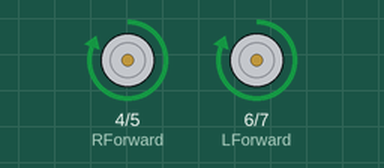
A sketch run on a simulated Arduino Uno, built with avr-gcc and run on an emulated ATmega328P. Parts: motor-driver pin pairs drawn as motors (green arrow = first pin HIGH = forward, orange = second pin HIGH = backward, longer = more drive).

Above: at 4.15 s.
Timing chart, 0 to 7.0 s (numbered marks = the images above):
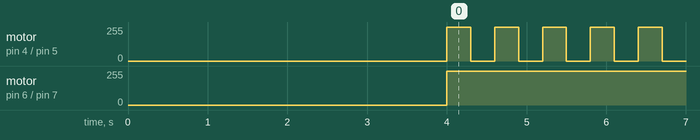

Measured:
- by itself, motor on pin 4 (RForward) / pin 5 (RBackward): alternates forward 255/255 for 0.30 s and stopped for 0.30 s
- by itself, motor on pin 6 (LForward) / pin 7 (LBackward): stopped → forward 255/255 at 4.0 s

The sketch:

Specified_Path_Circle.ino
```cpp
//L298N Control Pins
const int LForward = 6;
const int LBackward = 7;
const int RForward = 4;
const int RBackward = 5;

void setup(){
  //Sets Motors As Output Devices
  pinMode(RForward, OUTPUT);
  pinMode(LForward, OUTPUT);
  pinMode(LBackward, OUTPUT);
  pinMode(RBackward, OUTPUT);
  delay(4000);

}

void loop()
{
  /////////Circle Function/////////

  digitalWrite(LForward, HIGH);
  digitalWrite(RForward, HIGH);
  digitalWrite(LBackward, LOW);
  digitalWrite(RBackward, LOW);
  delay(300);
  digitalWrite(LForward, HIGH);
  digitalWrite(RBackward, LOW);
  digitalWrite(LBackward, LOW);
  digitalWrite(RForward, LOW);
  delay(300);

}
```
